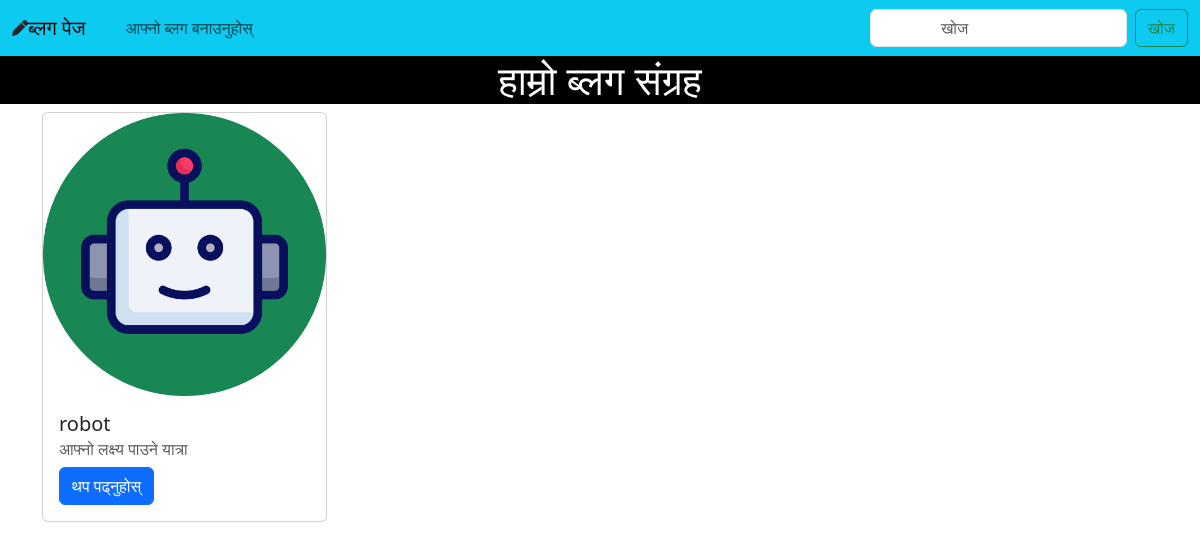
/blog/, run on an earlier commit of the app's database.
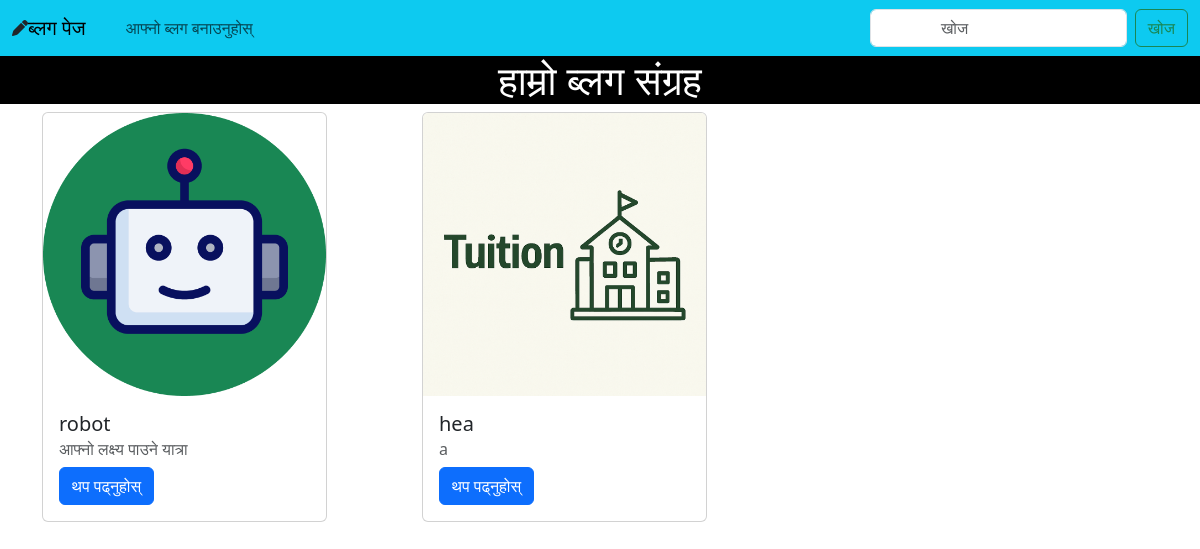
And on a later commit of the database.
### app/models.py (models this page shows)
class Blog(models.Model):
    image=models.ImageField(upload_to="images")
    title=models.CharField(max_length=255)
    subtitle=models.CharField(max_length=255)
    description=models.TextField()
    author_id=models.ForeignKey(User,on_delete=models.CASCADE)

### app/views.py (the view)
# urls.py: path("blog/",blog,name="blog"),
def blog(request):
    data=Blog.objects.all()
    return render(request,"app/blog.html",{
        "data":data
    })

### app/templates/app/blog.html (shortened to what this page needs)
{% extends "base.html" %}
{% block content %}
<h1 class="text-center bg-black text-white">हाम्रो ब्लग संग्रह</h1>
<div class="container">
  <div class="row">
    {% for d in data %}
    <div class="col-md-4 mb-4">
      <div class="card" style="width:80%;">
        <img src="{{ d.image.url }}" class="card-img-top" alt="...">
        <div class="card-body">
          <h5 class="card-title">{{ d.title }}</h5>
          <h6 class="card-subtitle mb-2 text-body-secondary">{{ d.subtitle }}</h6>
          <a href="{% url 'continue' d.id %}" class="btn btn-primary">थप पढ्नुहोस्</a>
        </div>
      </div>
    </div>
    {% endfor %}
  </div>
</div>
{% endblock content %}

### app/templates/base.html (shortened to what this page needs)
<!DOCTYPE html>
{% load static %}
<html lang="en">
<head>
    <link href="https://cdn.jsdelivr.net/npm/bootstrap@5.3.3/dist/css/bootstrap.min.css" rel="stylesheet">
    <link rel="stylesheet" href="https://cdnjs.cloudflare.com/ajax/libs/font-awesome/6.7.2/css/all.min.css" />
</head>
<body>
    <nav class="navbar navbar-expand-lg bg-info ">
        <div class="container-fluid">
          <i class="fa-solid fa-pen"></i><a class="navbar-brand" href="#">
            ब्लग पेज </a>
          <div class="collapse navbar-collapse" id="navbarSupportedContent">
            <ul class="navbar-nav me-auto mb-2 mb-lg-0">
              <li class="nav-item">
                <a class="nav-link active" aria-current="page" href="#"></a>
              </li>
              <li class="nav-item">
                <a class="nav-link" href="{% url 'create' %}">आफ्नो ब्लग बनाउनुहोस्</a>
              </li>
            </ul>
            <form class="d-flex" role="search">
              <input class="form-control me-2" type="search" placeholder="
              खोज" aria-label="Search">
              <button class="btn btn-outline-success" type="submit">
                खोज</button>
            </form>
          </div>
        </div>
      </nav>
      {% block content %}
      {% endblock content %}
</body>
</html>

What changed in the data, as far as the page shows it:
added Blog: image (picture), title "hea", subtitle "a"
